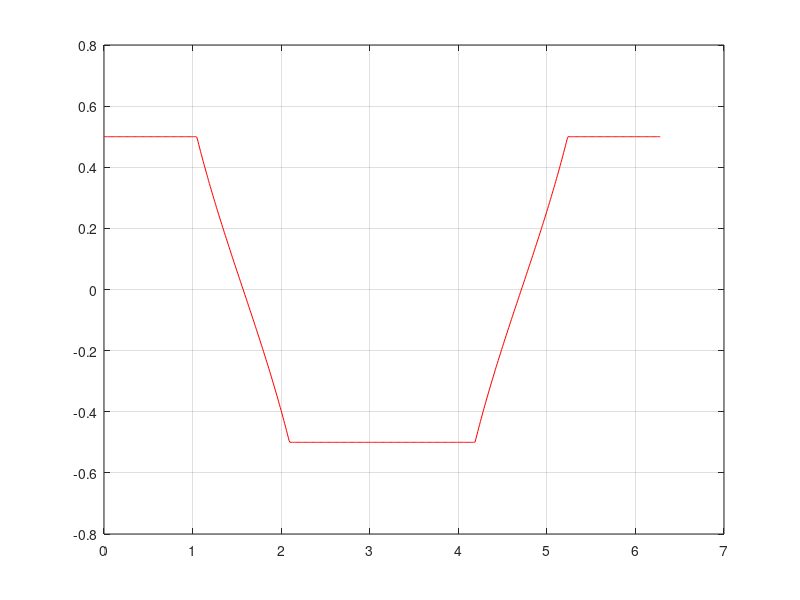

Recreate this plot in MATLAB.
clear all

theta=0:0.01:2*pi;
%user input
Vs = sqrt(4)/2;
Vdc = 1;

%corros angle caluculate
y = sqrt(3)/4 - (sqrt(3)/2)*sqrt(Vs*Vs - 3/4);
x = 1 - y / sqrt(3);
alpha = atan(y/x);

%constant
temp1 = (1/2)*Vs*Vdc;
temp2 = (1/2)*Vdc;
temp3 = sqrt(3);
temp4 = 1/sqrt(3);

y1=((temp1)*cos(theta)+(temp1*temp4)*sin(theta)).*(theta>=0 & theta<(alpha)) ...
    +(temp2).*(theta>=(alpha) & theta<(pi/3 - alpha)) ...
    +((temp1)*cos(theta)+(temp1*temp4)*sin(theta)).*(theta>=(pi/3 - alpha) & theta<(pi/3)) ...%sector 1
    +((temp1)*cos(theta-pi/3)+(-temp1*temp3)*sin(theta-pi/3)).*(theta>=(pi/3) & theta<(pi/3 + alpha)) ...
    +((temp2)*((cos(theta-pi/3) - temp3*sin(theta-pi/3))./(cos(theta-pi/3) + temp4*sin(theta-pi/3)))).*(theta>=(pi/3 + alpha) & theta<(2*pi/3 - alpha)) ...
    +((temp1)*cos(theta-pi/3)+(-temp1*temp3)*sin(theta-pi/3)).*(theta>=(2*pi/3 - alpha) & theta<(2*pi/3)) ...%sector 2
    +((-temp1)*cos(theta-2*pi/3)+(-temp1*temp4)*sin(theta-2*pi/3)).*(theta>=(2*pi/3) & theta<(2*pi/3 + alpha)) ...
    +(-temp2).*(theta>=(2*pi/3 + alpha) & theta<(pi - alpha)) ...
    +((-temp1)*cos(theta-2*pi/3)+(-temp1*temp4)*sin(theta-2*pi/3)).*(theta>=(pi - alpha) & theta<(pi)) ...%sector3
    +((-temp1)*cos(theta-pi)+(-temp1*temp4)*sin(theta-pi)).*(theta>=(pi) & theta<(pi + alpha)) ...
    +(-temp2).*(theta>=(pi + alpha) & theta<(4*pi/3 - alpha)) ...
    +((-temp1)*cos(theta-pi)+(-temp1*temp4)*sin(theta-pi)).*(theta>=(4*pi/3 - alpha) & theta<(4*pi/3)) ...%sector4
    +((-temp1)*cos(theta-4*pi/3)+(temp1*temp3)*sin(theta-4*pi/3)).*(theta>=(4*pi/3) & theta<(4*pi/3 + alpha)) ...
    +((temp2)*((-cos(theta-4*pi/3) + temp3*sin(theta-4*pi/3))./(cos(theta-4*pi/3) + temp4*sin(theta-4*pi/3)))).*(theta>=(4*pi/3 + alpha) & theta<(5*pi/3 - alpha)) ...
    +((-temp1)*cos(theta-4*pi/3)+(temp1*temp3)*sin(theta-4*pi/3)).*(theta>=(5*pi/3 - alpha) & theta<(5*pi/3)) ...%sector 5
    +((temp1)*cos(theta-5*pi/3)+(temp1*temp4)*sin(theta-5*pi/3)).*(theta>=5*pi/3 & theta<(5*pi/3 + alpha)) ...
    +(temp2).*(theta>=(5*pi/3 + alpha) & theta<(2*pi - alpha)) ...
    +((temp1)*cos(theta-5*pi/3)+(temp1*temp4)*sin(theta-5*pi/3)).*(theta>=(2*pi - alpha) & theta<=(2*pi));%sector 6

plot(theta,y1,'r')

grid on
%wave function
y2 = @(theta) ( ...  
                ((temp1)*cos(theta)+(temp1*temp4)*sin(theta)).*cos(theta).*(theta>=0 & theta<(alpha)) ...
                +(temp2).*cos(theta).*(theta>=(alpha) & theta<(pi/3 - alpha)) ...
                +((temp1)*cos(theta)+(temp1*temp4)*sin(theta)).*cos(theta).*(theta>=(pi/3 - alpha) & theta<(pi/3)) ...%sector 1
                +((temp1)*cos(theta-pi/3)+(-temp1*temp3)*sin(theta-pi/3)).*cos(theta).*(theta>=(pi/3) & theta<(pi/3 + alpha)) ...
                +((temp2)*((cos(theta-pi/3) - temp3*sin(theta-pi/3))./(cos(theta-pi/3) + temp4*sin(theta-pi/3)))).*cos(theta).*(theta>=(pi/3 + alpha) & theta<(2*pi/3 - alpha)) ...
                +((temp1)*cos(theta-pi/3)+(-temp1*temp3)*sin(theta-pi/3)).*cos(theta).*(theta>=(2*pi/3 - alpha) & theta<(2*pi/3)) ...%sector 2
                +((-temp1)*cos(theta-2*pi/3)+(-temp1*temp4)*sin(theta-2*pi/3)).*cos(theta).*(theta>=(2*pi/3) & theta<(2*pi/3 + alpha)) ...
                +(-temp2).*cos(theta).*(theta>=(2*pi/3 + alpha) & theta<(pi - alpha)) ...
                +((-temp1)*cos(theta-2*pi/3)+(-temp1*temp4)*sin(theta-2*pi/3)).*cos(theta).*(theta>=(pi - alpha) & theta<(pi)) ...%sector3
                +((-temp1)*cos(theta-pi)+(-temp1*temp4)*sin(theta-pi)).*cos(theta).*(theta>=(pi) & theta<(pi + alpha)) ...
                +(-temp2).*cos(theta).*(theta>=(pi + alpha) & theta<(4*pi/3 - alpha)) ...
                +((-temp1)*cos(theta-pi)+(-temp1*temp4)*sin(theta-pi)).*cos(theta).*(theta>=(4*pi/3 - alpha) & theta<(4*pi/3)) ...%sector4
                +((-temp1)*cos(theta-4*pi/3)+(temp1*temp3)*sin(theta-4*pi/3)).*cos(theta).*(theta>=(4*pi/3) & theta<(4*pi/3 + alpha)) ...
                +((temp2)*((-cos(theta-4*pi/3) + temp3*sin(theta-4*pi/3))./(cos(theta-4*pi/3) + temp4*sin(theta-4*pi/3)))).*cos(theta).*(theta>=(4*pi/3 + alpha) & theta<(5*pi/3 - alpha)) ...
                +((-temp1)*cos(theta-4*pi/3)+(temp1*temp3)*sin(theta-4*pi/3)).*cos(theta).*(theta>=(5*pi/3 - alpha) & theta<(5*pi/3)) ...%sector 5
                +((temp1)*cos(theta-5*pi/3)+(temp1*temp4)*sin(theta-5*pi/3)).*cos(theta).*(theta>=5*pi/3 & theta<(5*pi/3 + alpha)) ...
                +(temp2).*cos(theta).*(theta>=(5*pi/3 + alpha) & theta<(2*pi - alpha)) ...
                +((temp1)*cos(theta-5*pi/3)+(temp1*temp4)*sin(theta-5*pi/3)).*cos(theta).*(theta>=(2*pi - alpha) & theta<=(2*pi)) ...%sector 6
              );

F=integral(y2,0,2*pi)*2/(2*pi)
MI=F/(2/pi)
MIref=(pi/3)*Vs
a = alpha